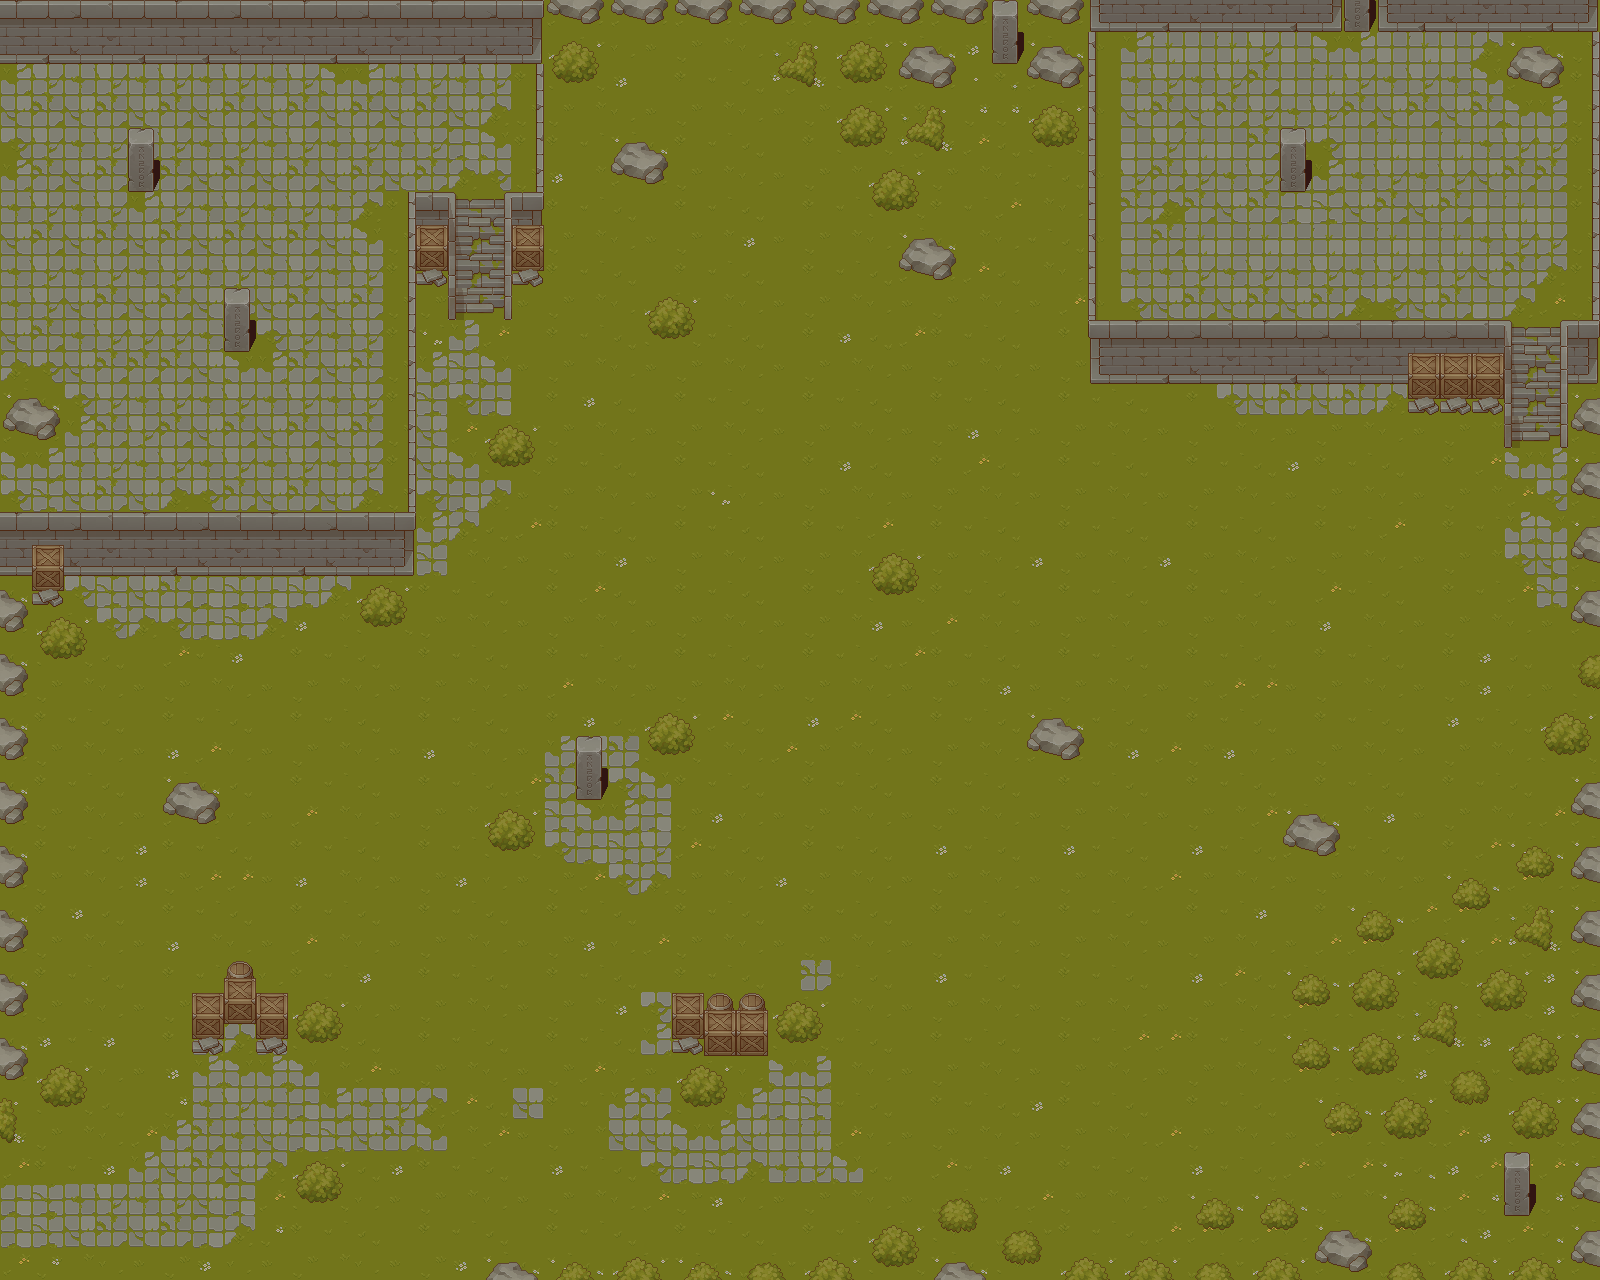

Rendered tile map (Tiled .tmx) drawn with the repository's tilesets; below, a short description and the map source with its tile grids summarised:
An orthogonal 50x40 tile map with 32x32 px tiles, 3 tile layers (texture, objects, objects_above).

<map version="1.10" tiledversion="1.10.1" orientation="orthogonal" renderorder="right-down" width="50" height="40" tilewidth="32" tileheight="32" infinite="0" nextlayerid="4" nextobjectid="1">
 <editorsettings>
  <export target="../../Documents/GitHub/Unknown/resources/res/maps/map.csv" format="csv" />
 </editorsettings>
 <tileset firstgid="1" source="../../Documents/GitHub/Unknown/resources/res/assets/tiles/tileset.tsx" />
 <layer id="1" name="texture" width="50" height="40" locked="1">
  <data>[2000 cells, 2000 non-empty, 50 distinct tile ids]</data>
 </layer>
 <layer id="2" name="objects" width="50" height="40">
  <data>[2000 cells, 356 non-empty, 41 distinct tile ids]</data>
 </layer>
 <layer id="3" name="objects_above" width="50" height="40">
  <data>[2000 cells, 5 non-empty, 1 distinct tile ids]</data>
 </layer>
</map>